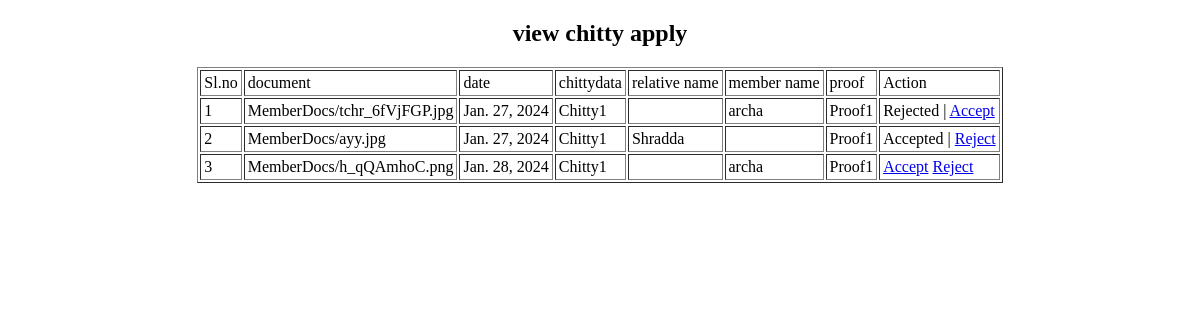
Before: /FinanceHead/ViewChittyApply/ with the older database file.
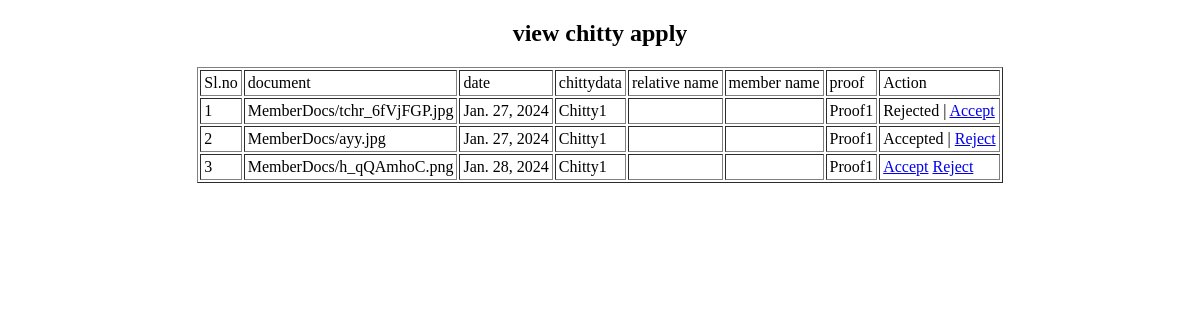
After: the same page with the newer database file.
### Member/models.py (models this page shows)
class tbl_chittyjoin(models.Model):
    status=models.IntegerField(default=0)
    document=models.FileField(upload_to="MemberDocs/")
    chittydata=models.ForeignKey(tbl_chitty,on_delete=models.CASCADE)
    proof_name=models.ForeignKey(tbl_proof,on_delete=models.CASCADE)
    apply_date=models.DateField(auto_now_add=True)
    member_name=models.ForeignKey(tbl_memberadding,on_delete=models.SET_NULL,null=True)
    relative_name=models.ForeignKey(tbl_relatives,on_delete=models.SET_NULL,null=True)

class tbl_relatives(models.Model):
    relative_name=models.CharField(max_length=50)
    age=models.IntegerField()
    password=models.CharField(max_length=50)
    contact=models.IntegerField()
    email=models.EmailField()
    gender=models.CharField(max_length=50)
    photo=models.FileField(upload_to="MemberDocs/")
    address=models.TextField()
    member_name=models.ForeignKey(tbl_memberadding,on_delete=models.CASCADE)
    relation_type=models.ForeignKey(tbl_relationtype,on_delete=models.CASCADE)
    refer_id=models.IntegerField()

### Guest/models.py (models this page shows)
class tbl_memberadding(models.Model):
    member_name=models.CharField(max_length=50)
    age=models.IntegerField()
    password=models.CharField(max_length=50)
    contact=models.IntegerField()
    email=models.EmailField()
    address=models.TextField()
    gender=models.CharField(max_length=50)
    location=models.ForeignKey(tbl_location,on_delete=models.CASCADE)
    photo=models.FileField(upload_to="MemberDocs/")

### FinanceHead/models.py (models this page shows)
class tbl_chitty(models.Model):
    chitty_name=models.CharField(max_length=50)
    chitty_details=models.CharField(max_length=50)
    head=models.ForeignKey(tbl_financehead,on_delete=models.CASCADE)
    scheme=models.ForeignKey(tbl_scheme,on_delete=models.CASCADE)

### Admin/models.py (models this page shows)
class tbl_proof(models.Model):
    proof_name=models.CharField(max_length=50)

### FinanceHead/views.py (the view)
# urls.py: path('ViewChittyApply/',views.viewchittyapply,name="ViewChittyApply"),
def viewchittyapply(request):
    memdata=tbl_chittyjoin.objects.all()
    return render(request,"FinanceHead/ViewChittyApply.html",{'memdata':memdata})

### FinanceHead/Templates/FinanceHead/ViewChittyApply.html (shortened to what this page needs)
<!DOCTYPE html>
<html lang="en">
<head>
</head>
<body>
    <h2 align="center">view chitty apply</h2>
    <form method="post" action="">
    <table border="1" align="center" cellpadding="3">
        <tr>
            <td>Sl.no</td>
            <td> document</td>
            <td>date</td>
            <td>chittydata</td>
            <td>relative name</td>
            <td>member name</td>
            <td>proof</td>
            <td>Action</td>
        </tr>
        {% for i in memdata %}
        <tr>
            <td>{{forloop.counter}}</td>
            <td>{{i.document}}</td>
            <td>{{i.apply_date}}</td>
            <td>{{i.chittydata.chitty_name}}</td>
            <td>{{i.relative_name.relative_name}}</td>
            <td>{{i.member_name.member_name}}</td>
            <td>{{i.proof_name.proof_name}}</td>
            <td>
                {% if i.status == 1 %}
               Accepted | <a href="{% url 'FinanceHead:rejectchitty' i.id %}">Reject</a>
               {% elif i.status == 2 %}
               Rejected | <a href="{% url 'FinanceHead:acceptchitty' i.id %}">Accept</a>
               {% else %}
                <a href="{% url 'FinanceHead:acceptchitty' i.id %}">Accept</a>
                <a href="{% url 'FinanceHead:rejectchitty' i.id %}">Reject</a>
                {% endif %}
            </td>
        </tr>
        {% endfor %}
    </table>
</form>
</body>
</html>

Changed rows visible on the page:
changed tbl_chittyjoin "MemberDocs/tchr_6fVjFGP.jpg": member_name.member_name "archa" → (not shown)
changed tbl_chittyjoin "MemberDocs/ayy.jpg": relative_name.relative_name "Shradda" → (not shown)
changed tbl_chittyjoin "MemberDocs/h_qQAmhoC.png": member_name.member_name "archa" → (not shown)
